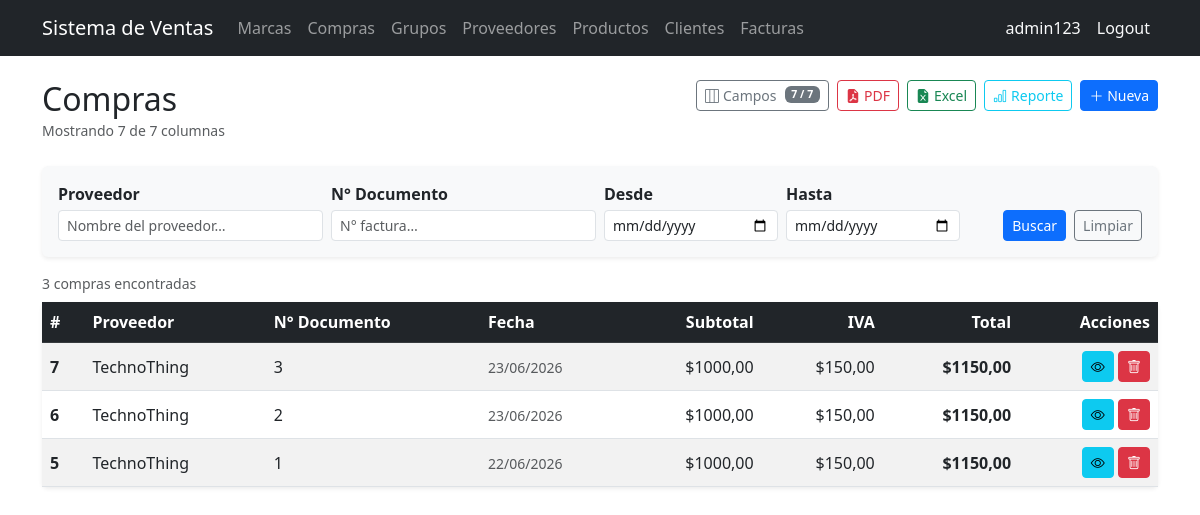
Before: /purchases/ (signed in) with the older database file.
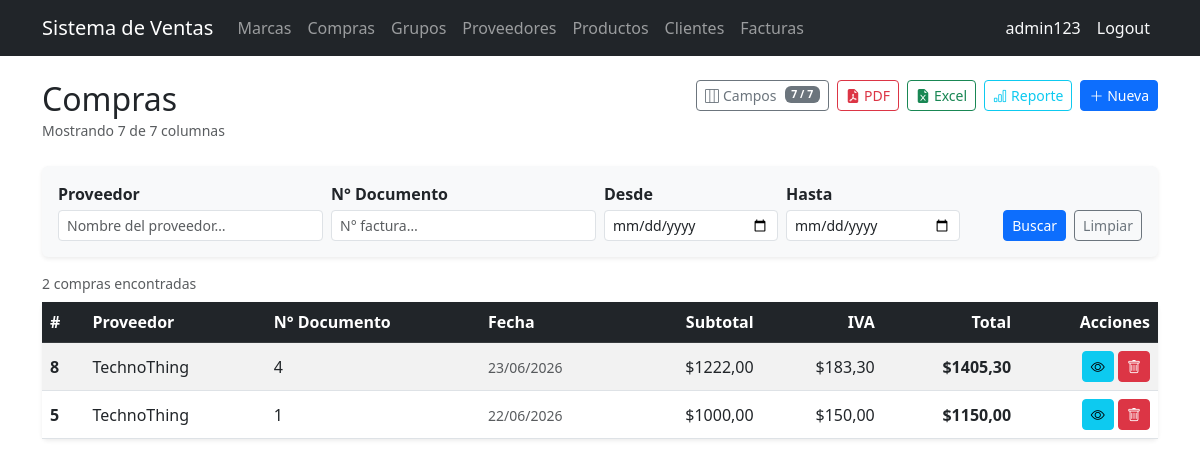
After: the same page with the newer database file.
### purchasing/models.py (models this page shows, shortened)
class Purchase(models.Model):
    supplier = models.ForeignKey(
        Supplier, on_delete=models.PROTECT, related_name='purchases',
        verbose_name='Proveedor'
    )
    document_number = models.CharField(
        max_length=20, verbose_name='Supplier Invoice No.'
    )
    purchase_date = models.DateTimeField(auto_now_add=True)
    subtotal = models.DecimalField(max_digits=12, decimal_places=2, default=0)
    tax = models.DecimalField(max_digits=12, decimal_places=2, default=0, verbose_name='Impuesto')
    total = models.DecimalField(max_digits=12, decimal_places=2, default=0)
    is_active = models.BooleanField(default=True)
    class Meta:
        verbose_name = 'Purchase'
        verbose_name_plural = 'Purchases'
        ordering = ['-purchase_date']
        constraints = [
            models.UniqueConstraint(
                fields=['supplier', 'document_number'],
                name='unique_supplier_document'
            )
        ]

### billing/models.py (models this page shows)
class Supplier(models.Model):
    name = models.CharField(max_length=200, verbose_name='Nombre de la compañia')
    contact_name = models.CharField(max_length=200, blank=True, null=True, verbose_name='Nombre de contacto')
    email = models.EmailField(blank=True, null=True)
    phone = models.CharField(max_length=20, blank=True, null=True, verbose_name='Teléfono')
    address = models.TextField(blank=True, null=True, verbose_name='Dirección')
    is_active = models.BooleanField(default=True, verbose_name='Activo')
    created_at = models.DateTimeField(auto_now_add=True)
    updated_at = models.DateTimeField(auto_now=True)
    class Meta:
        verbose_name = 'Supplier'
        verbose_name_plural = 'Suppliers'
        ordering = ['name']
    def __str__(self): return self.name

### purchasing/views.py (the view, shortened to what this page needs)
# urls.py: path('', views.PurchaseListView.as_view(), name='purchase_list'),
class PurchaseListView(ExportMixin, LoginRequiredMixin, ListView):
    model = Purchase
    template_name = 'purchasing/purchase_list.html'
    context_object_name = 'items'
    paginate_by = 3
    export_filename = 'compras'
    ALL_COLUMNS = PURCHASE_ALL_COLUMNS
    def get_queryset(self):
        qs = Purchase.objects.select_related('supplier').order_by('-purchase_date')
        form = PurchaseSearchForm(self.request.GET)
        if form.is_valid():
            if form.cleaned_data.get('supplier'):
                qs = qs.filter(supplier__name__icontains=form.cleaned_data['supplier'])
            if form.cleaned_data.get('document_number'):
                qs = qs.filter(document_number__icontains=form.cleaned_data['document_number'])
            if form.cleaned_data.get('date_from'):
                qs = qs.filter(purchase_date__date__gte=form.cleaned_data['date_from'])
            if form.cleaned_data.get('date_to'):
                qs = qs.filter(purchase_date__date__lte=form.cleaned_data['date_to'])
        return qs
    def get_context_data(self, **kwargs):
        ctx = super().get_context_data(**kwargs)
        ctx['search_form'] = PurchaseSearchForm(self.request.GET)
        ctx['all_columns'] = self.ALL_COLUMNS
        ctx['all_col_keys_json'] = json.dumps([c['key'] for c in self.ALL_COLUMNS])
        ctx['default_col_keys_json'] = json.dumps(
            [c['key'] for c in self.ALL_COLUMNS if c.get('default', True)]
        )
        return ctx

### purchasing/forms.py
class PurchaseSearchForm(forms.Form):
    supplier = forms.CharField(
        required=False, label='Proveedor',
        widget=forms.TextInput(attrs={'class': 'form-control form-control-sm',
                                      'placeholder': 'Nombre del proveedor…'})
    )
    document_number = forms.CharField(
        required=False, label='N° Documento',
        widget=forms.TextInput(attrs={'class': 'form-control form-control-sm',
                                      'placeholder': 'N° factura…'})
    )
    date_from = forms.DateField(
        required=False, label='Desde',
        widget=forms.DateInput(attrs={'class': 'form-control form-control-sm', 'type': 'date'})
    )
    date_to = forms.DateField(
        required=False, label='Hasta',
        widget=forms.DateInput(attrs={'class': 'form-control form-control-sm', 'type': 'date'})
    )

### billing/mixins.py (called while the page is built)
    def get(self, request, *args, **kwargs):
        fmt = request.GET.get('export')
        if fmt == 'pdf':
            return self.export_pdf(self.get_queryset())
        if fmt == 'excel':
            return self.export_excel(self.get_queryset())
        return super().get(request, *args, **kwargs)

### purchasing/templates/purchasing/purchase_list.html (shortened to what the changed rows need)
{% extends 'billing/base.html' %}
{% block content %}
<div class="d-flex justify-content-between align-items-start mb-4 flex-wrap gap-2">
  <div>
    <h2 class="mb-0">Compras</h2>
  </div>
</div>
<div class="d-flex justify-content-between align-items-center mb-2">
  <small class="text-muted">
    {% if paginator.count == 1 %}1 compra encontrada
    {% else %}{{ paginator.count }} compras encontradas{% endif %}
  </small>
</div>
<div class="card shadow-sm border-0">
  <div class="table-responsive">
    <table class="table table-striped table-hover align-middle mb-0" id="purchaseTable">
      <thead class="table-dark">
        <tr>
          <th data-col="id">#</th>
          <th data-col="supplier">Proveedor</th>
          <th data-col="document_number">N° Documento</th>
          <th data-col="purchase_date">Fecha</th>
          <th data-col="subtotal" class="text-end">Subtotal</th>
          <th data-col="tax" class="text-end">IVA</th>
          <th data-col="total" class="text-end">Total</th>
          <th class="text-end" style="white-space:nowrap;">Acciones</th>
        </tr>
      </thead>
      <tbody>
        {% for item in items %}
        <tr>
          <td data-col="id" class="fw-semibold">{{ item.id }}</td>
          <td data-col="supplier">{{ item.supplier }}</td>
          <td data-col="document_number">{{ item.document_number }}</td>
          <td data-col="purchase_date">
            <small class="text-muted">{{ item.purchase_date|date:"d/m/Y" }}</small>
          </td>
          <td data-col="subtotal" class="text-end">${{ item.subtotal }}</td>
          <td data-col="tax" class="text-end">${{ item.tax }}</td>
          <td data-col="total" class="text-end fw-bold">${{ item.total }}</td>
          <td class="text-end text-nowrap">
            <a href="{% url 'purchasing:purchase_detail' item.pk %}" class="btn btn-sm btn-info" title="Ver" aria-label="Ver">
              <i class="bi bi-eye"></i>
            </a>
            <a href="{% url 'purchasing:purchase_delete' item.pk %}" class="btn btn-sm btn-danger" title="Eliminar" aria-label="Eliminar">
              <i class="bi bi-trash"></i>
            </a>
          </td>
        </tr>
        {% endfor %}
      </tbody>
    </table>
  </div>
</div>
{% endblock %}

Changed rows visible on the page:
removed Purchase: id "7", supplier "TechnoThing", document_number "3", purchase_date "23/06/2026", subtotal "1000,00", tax "150,00", total "1150,00"
removed Purchase: id "6", supplier "TechnoThing", document_number "2", purchase_date "23/06/2026", subtotal "1000,00", tax "150,00", total "1150,00"
added Purchase: id "8", supplier "TechnoThing", document_number "4", purchase_date "23/06/2026", subtotal "1222,00", tax "183,30", total "1405,30"
Other visible differences:
{{ paginator.count }}: "3" → "2"
